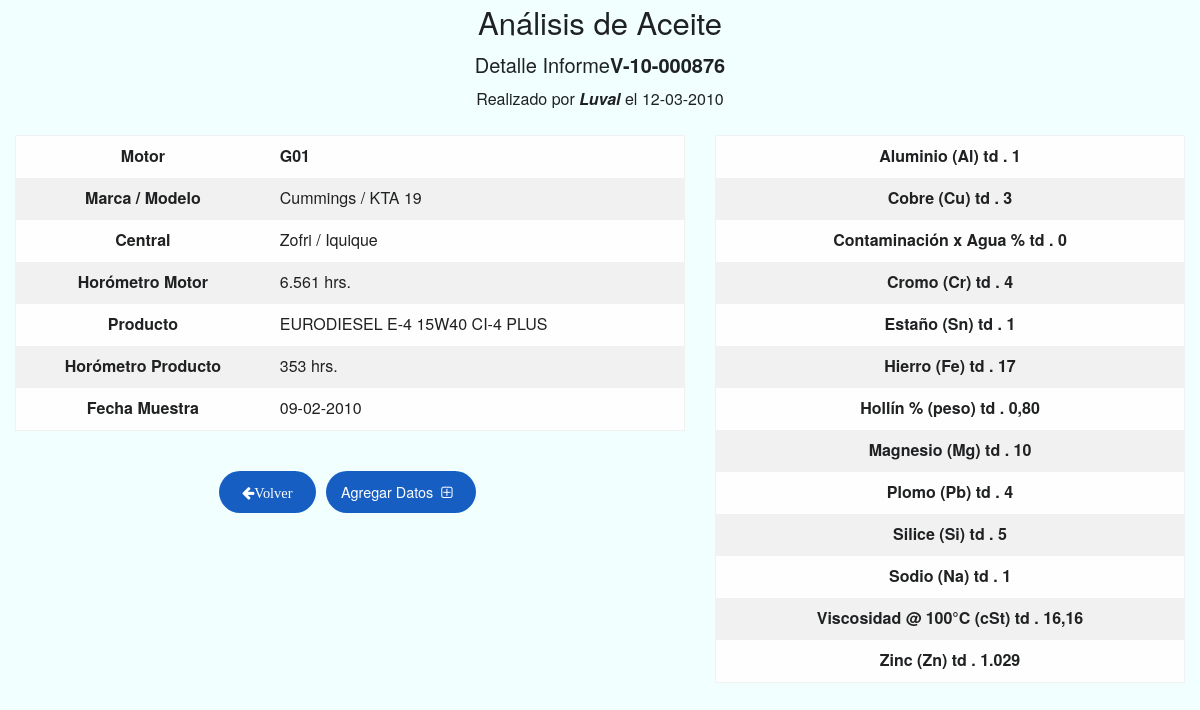
The page /dist/VerAnalisis.php?id=1 on the database its author committed.
### tables this page shows
CREATE TABLE IF NOT EXISTS `tbl_analisis` (
`idAnalisis` int(11) NOT NULL,
  `Nombre` varchar(20) NOT NULL,
  `Producto` varchar(35) NOT NULL,
  `FechaAnalisis` date NOT NULL,
  `FechaMuestra` date NOT NULL,
  `idMotor` int(11) NOT NULL,
  `idProveedor` int(11) NOT NULL,
  `HorometroMaquina` int(11) NOT NULL,
  `HorometroProducto` int(11) NOT NULL
);

CREATE TABLE IF NOT EXISTS `tbl_proveedor` (
`idProveedor` int(11) NOT NULL,
  `Nombre` varchar(20) NOT NULL,
  `Descripcion` varchar(20) DEFAULT NULL
);

CREATE TABLE IF NOT EXISTS `tbl_motor` (
`idMotor` int(11) NOT NULL,
  `Codigo` varchar(10) NOT NULL,
  `idCentral` int(11) NOT NULL,
  `Marca` varchar(25) NOT NULL,
  `Modelo` varchar(30) NOT NULL,
  `NSerie` varchar(30) NOT NULL
);

CREATE TABLE IF NOT EXISTS `tbl_central` (
`idCentral` int(10) unsigned NOT NULL,
  `Descripcion` varchar(30) NOT NULL,
  `Ubicacion` varchar(20) NOT NULL
);

### dist/VerAnalisis.php (the view, shortened to what this page needs)
<?php include 'lib/controles.php';?>
<!DOCTYPE html>
<html lang="es">
  <head>
    <link href="assets/css/main.min.css" rel="stylesheet" type="text/css">
  </head>
  <body>
      <?php $mysqli = new mysqli('localhost',$DBUSER, $DBPASS, $DATABASE);
       if (isset($_GET['id']) && $_GET['id'] != ""){
          $id = $_GET['id'];
          $consulta =  $mysqli->query('
                  SELECT tbl_analisis.Nombre as Nombre, tbl_analisis.Producto as Prod, DATE_FORMAT(tbl_analisis.FechaAnalisis,"%d-%m-%Y") as Fecha1, DATE_FORMAT(tbl_analisis.FechaMuestra,"%d-%m-%Y") as Fecha2, tbl_motor.Codigo as Motor, tbl_motor.Marca as Marca, tbl_motor.Modelo as Modelo, tbl_proveedor.Nombre as Proveedor,	tbl_analisis.HorometroMaquina as Horometro1, tbl_analisis.HorometroProducto as Horometro2, tbl_central.Descripcion as Central, tbl_central.Ubicacion as Lugar
                  FROM tbl_analisis, tbl_motor, tbl_proveedor, tbl_central
                  WHERE tbl_analisis.idMotor = tbl_motor.idMotor AND tbl_analisis.idProveedor = tbl_proveedor.idProveedor AND tbl_motor.idCentral = tbl_central.idCentral AND  tbl_analisis.IdAnalisis='.$id.'');
          $fila=$consulta->fetch_assoc();
      ?>
    <div class="row" align="center">
      <div class="small-12 columns">
        <h3 align="center">Análisis de Aceite
          <h5 align="center">Detalle Informe<strong><?php echo $fila["Nombre"] ?></strong></h5>
          <?php echo "Realizado por <em><strong>".$fila["Proveedor"]."</strong></em> el ".$fila["Fecha1"]; ?>
        </h3>
      </div>
      <div class="row" align="center">
        <div class="small-7 columns"><br>
          <table class="hover">
            <tr>
              <th>Motor</th>
              <td><strong><?php echo $fila["Motor"]; ?></strong></td>
            </tr>
            <tr>
              <th>Marca / Modelo</th>
              <td> <?php echo $fila["Marca"].' / '.$fila["Modelo"];?></td>
            </tr>
            <tr>
              <th>Central</th>
              <td> <?php echo $fila["Central"]." / ".$fila["Lugar"]; ?></td>
            </tr>
            <tr>
              <th>Horómetro Motor</th>
              <td> <?php echo number_format($fila["Horometro1"],0,'','.'); ?> hrs.</td>
            </tr>
            <tr>
              <th>Producto</th>
              <td> <?php echo $fila["Prod"]; ?></td>
            </tr>
            <tr>
              <th>Horómetro Producto</th>
              <td> <?php echo $fila["Horometro2"]; ?> hrs.</td>
            </tr>
            <tr>
              <th>Fecha Muestra</th>
              <td> <?php echo $fila["Fecha2"]; ?></td>
            </tr>
          </table><br>
          <p align="center"><a class="button button-radius" href="index.php"> <i class="fa fa-arrow-left" aria-hidden="true">Volver</i></a>
            <?php
             $cant_items=$mysqli->query('
              SELECT count(*) as items
              FROM tbl_item
              WHERE idItem NOT IN
               (SELECT idItem FROM tbl_itemsanalisis WHERE idAnalisis = "'.$id.'")');
             $row_cantItem=$cant_items->fetch_assoc();
             if($row_cantItem['items']>0){
                echo '<a class="button button-radius agregarDato" href="#" id="'.$id.'">Agregar Datos<i class="fa fa-plus-square-o" aria-hidden="true"></i></a>';
             }
            ?>
          </p>
        </div>
        <div class="small-5 columns"><br>
          <table class="table-scroll">
            <?php $consulta2 = $mysqli->query ('
              SELECT tbl_item.Descripcion as Item, tbl_itemsanalisis.Valor as Valor
              FROM tbl_itemsanalisis, tbl_item, tbl_analisis
              WHERE tbl_itemsanalisis.idAnalisis = tbl_analisis.idAnalisis AND tbl_item.idItem = tbl_itemsanalisis.idItem AND tbl_analisis.IdAnalisis='.$id.'
              ORDER BY Item
             ');
             $nfilas2 = $consulta2->num_rows;
             for ($i=0; $i<$nfilas2; $i++){
               $fila2 = $consulta2->fetch_assoc();
            ?>
            <tr>
              <th>
                 <?php echo $fila2["Item"]; ?>
                td
                   .
                      <?php $valor = number_format($fila2["Valor"],2,",",'.');
                        $valor = (substr($valor, -3)!=",00")?$valor:substr($valor, 0,-3);
                        echo ($valor=="")?'0':$valor;
                       }
                      ?>
              </th>
            </tr>
          </table><br>
        </div>
      </div>
      <?php }
       else{
          if($consultaInsert>0){
             echo "<script>location.href='VerAnalisis.php?id=$id'</script>";
          }else{
            echo '<div class="row"><div><h3>ERROR: INGRESO INCORRECTO</h3></div></div>';
          }
       }
      ?>
    </div>
  </body>
</html>

### rows shown on the page
tbl_analisis: Nombre "V-10-000876", idProveedor.Nombre "Luval", idMotor.Codigo "G01", idMotor.Marca "Cummings", idMotor.Modelo "KTA 19", tbl_central.Descripcion "Zofri", tbl_central.Ubicacion "Iquique", HorometroMaquina "6.561", Producto "EURODIESEL E-4 15W40 CI-4 PLUS", HorometroProducto "353"

### other values the page prints
$fila["Fecha1"] "12-03-2010"
$fila["Fecha2"] "09-02-2010"
$fila2["Item"] "Aluminio (Al)"
$valor "1"
$fila2["Item"] "Cobre (Cu)"
$valor "3"
$fila2["Item"] "Contaminación x Agua %"
$valor "0"
$fila2["Item"] "Cromo (Cr)"
$valor "4"
$fila2["Item"] "Estaño (Sn)"
$fila2["Item"] "Hierro (Fe)"
$valor "17"
$fila2["Item"] "Hollín % (peso)"
$valor "0,80"
